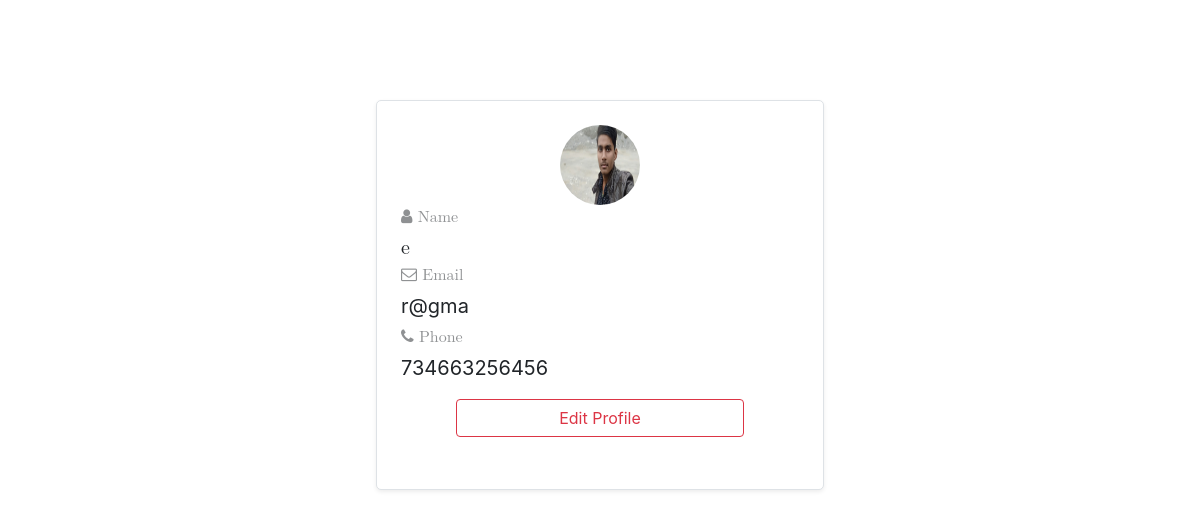
The page /Coustmer/profile.php (signed in) on the database its author committed.
### tables this page shows
CREATE TABLE `register_user` (
  `user_id` int(100) NOT NULL,
  `username` varchar(255) NOT NULL,
  `userphone` varchar(255) NOT NULL,
  `useremail` varchar(255) NOT NULL,
  `password` varchar(255) NOT NULL,
  `entry_referal` varchar(255) NOT NULL,
  `user` varchar(255) NOT NULL,
  `verified` varchar(100) NOT NULL,
  `date` datetime NOT NULL DEFAULT CURRENT_TIMESTAMP,
  `date_of_reg` varchar(12) NOT NULL
);

### Coustmer/profile.php (the view, shortened to what this page needs)
<?php
include '../Connection/connection.php';
if (isset($_SESSION['loggedin']) && $_SESSION['user'] == '') {
?>
    <!doctype html>
    <html lang="en">
    <head>
        <link rel="stylesheet" href="https://cdn.jsdelivr.net/npm/bootstrap@4.5.3/dist/css/bootstrap.min.css">
        <link rel="stylesheet" href="https://cdnjs.cloudflare.com/ajax/libs/font-awesome/4.7.0/css/font-awesome.min.css">
    </head>
    <body style="background-color: #ffffff;">
        <div class="container">
            <?php
            $user_id = $_SESSION['user_id'];
            $sql = "select * from `register_user` where `user_id`='$user_id'";
            $result = mysqli_query($conn, $sql);
            $nums = mysqli_num_rows($result);
            if ($nums == 1) {
                $row = mysqli_fetch_assoc($result);
            ?>
                <div class="d-flex justify-content-center">
                    <div class="shadow-sm border" style="margin-top: 100px; width: 28rem; background-color: #ffffff; border-radius: 5px;">
                        <div class="d-flex justify-content-center">
                            <img src="../Admin/Shops Image/own sefie.jpeg" width="80" height="80" alt="" class="rounded-circle mt-4">
                        </div>
                        <div class="mb-1">
                            <div class="mx-4" style="font-size: 16px; opacity: 0.5; font-family: math;"><i class="fa fa-user" aria-hidden="true"></i>&nbsp;Name</div>
                            <div class="mx-4 mt-1" style="font-size: 20px; font-family: math;"><?php echo $row['username']  ?> </div>
                            <div class="mx-4" style="font-size: 16px; opacity: 0.5; font-family: math;"><i class="fa fa-envelope-o" aria-hidden="true"></i>&nbsp;Email</div>
                            <div class="mx-4 mt-1" style="font-size: 20px;"><?php echo $row['useremail']  ?></div>
                            <div class="mx-4 mt-1" style="font-size: 16px; opacity: 0.5; font-family: math;"><i class="fa fa-phone" aria-hidden="true"></i>&nbsp;Phone</div>
                            <div class="mx-4 mt-1" style="font-size: 20px;"><?php echo $row['userphone']  ?></div>
                            <div class="d-flex justify-content-center">
                                <button type="submit" data-toggle="modal" data-target="#editprofile" class="btn btn-outline-danger mt-3 mb-5" style="width: 18rem;">Edit
                                    Profile</button>
                            </div>
                        </div>
                    <?php } else {
                    echo 'We will Update You Soon';
                    }
                    ?>
                    </div>
                </div>
        </div>
    </body>
    </html>
<?php } else {
    header("location:../Login/login_user.php");
}
?>

### rows shown on the page
register_user: username "e", useremail "r@gma", userphone "734663256456"
